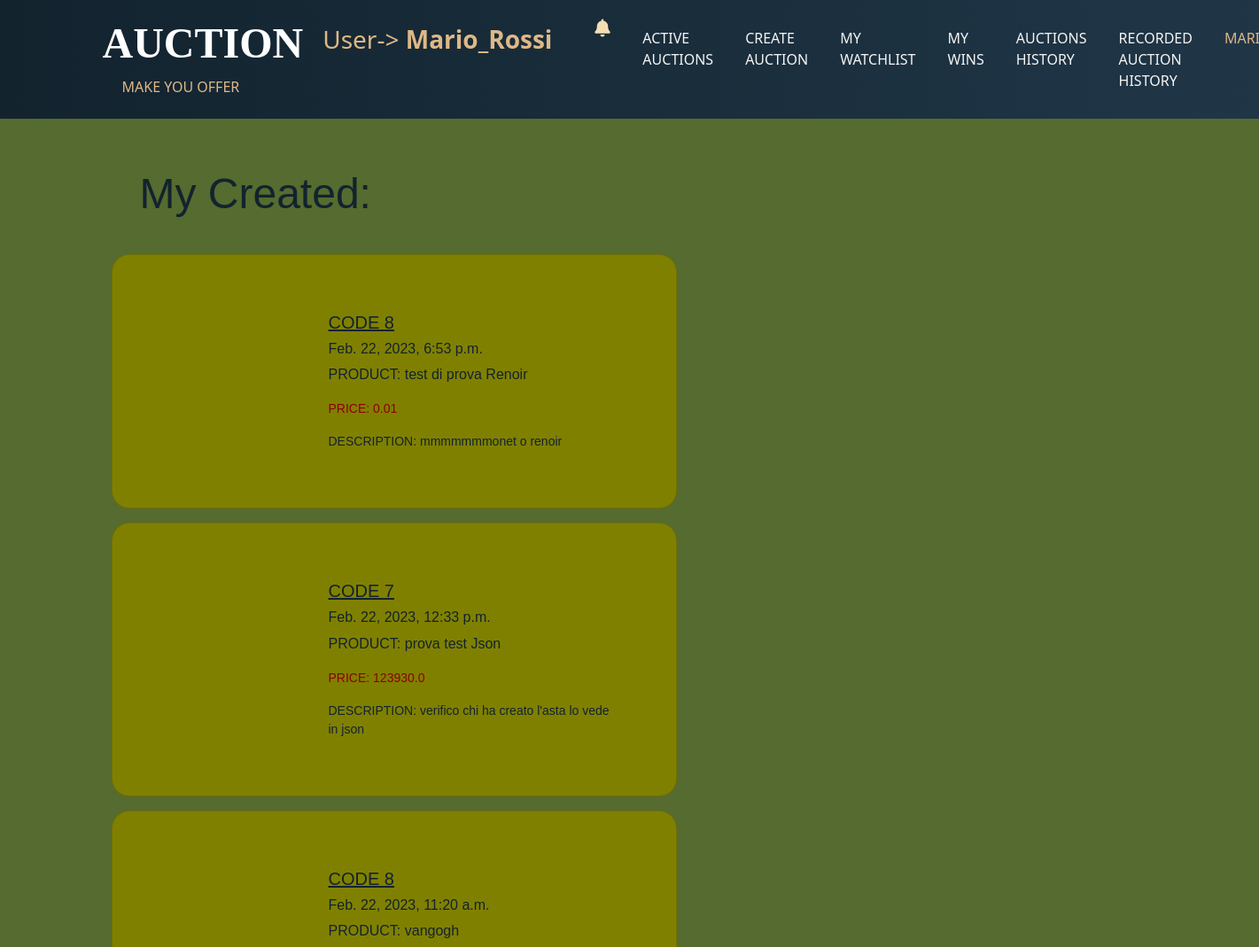
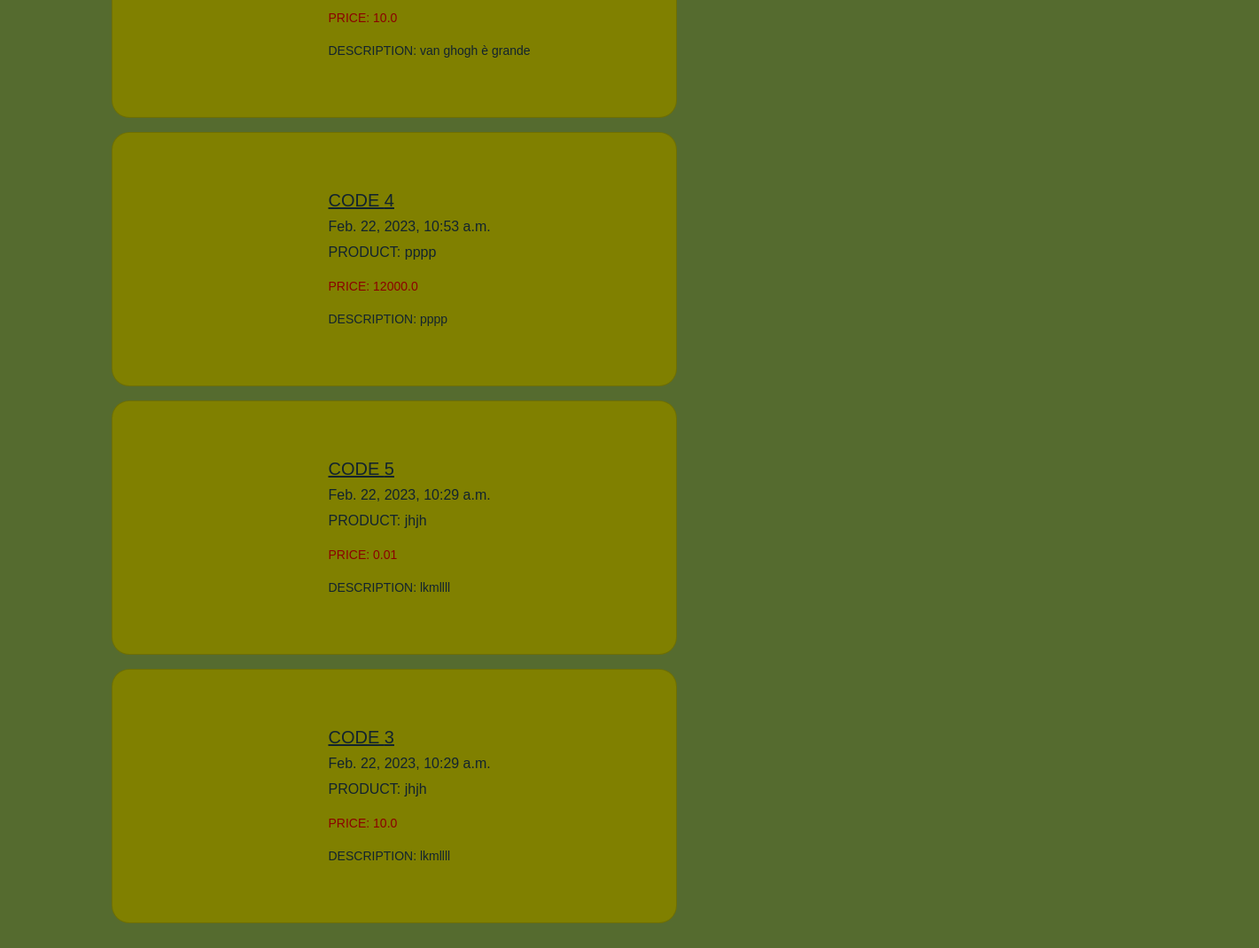
Page /accounts/mycreated/ (signed in) on the committed database (2 pictures, top to bottom).
### auction/models.py (models this page shows, shortened)
class AuctionListing(models.Model):
    auction_number = models.IntegerField(default=0)
    profile = models.ForeignKey(Profile, on_delete=models.CASCADE, related_name="profile")
    product = models.CharField(max_length=50)
    start = models.DateTimeField(blank=True)
    end = models.DateTimeField(blank=True)
    description = models.TextField(max_length=70)
    starting_bid = models.FloatField(default=0.01)
    current_price = models.FloatField()
    current_winner = models.ForeignKey(User, on_delete=models.CASCADE, related_name="current_winner", blank=True, null=True)
    date = models.DateTimeField(default=timezone.now, blank=True)
    hash = models.CharField(max_length=64, default=None, null=True)
    txId = models.CharField(max_length=66, default=None, null=True)
    json_auction = models.TextField(default=None, null=True, max_length=5000)
    active = models.BooleanField(default=True)
    saved_on_redis = models.BooleanField(default=False)
    manualClose = models.BooleanField(default=False)
    photo = models.ImageField(upload_to="pics/%y/%m/%d/")
    slug = models.SlugField(max_length=200, db_index=True)

### accounts/views.py (the view)
# urls.py: path('mycreated/', createdAuction, name='createdAuction'),
def createdAuction(request):
    user = get_user_or404(request)
    print(user, 'USER')
    profile = Profile.objects.get(user=request.user)
    print(profile, 'PROFILE')
    mycreated = AuctionListing.objects.filter(profile=request.user.pk).order_by('-start')
    print(mycreated ,'OBJECTS')
    context = {"user": user, "profile": profile, "mycreated": mycreated}
    return render(request, 'accounts/mycreated.html', context)

### accounts/models.py (called while the page is built)
    def __str__(self):
        return "profile for user {}".format(self.user.username)

### accounts/views.py (called while the page is built)
def get_user_or404(request):
    try:
        return User.objects.get(pk=request.user.pk)
    except User.DoesNotExist:
        raise Http404("User does not exist")

### accounts/templates/accounts/mycreated.html (shortened to what this page needs)
{% extends "base.html" %}
{% load crispy_forms_tags %}
{% block content %}
<body class="my_created" style="background-color:darkolivegreen;box-sizing: content-box;margin:0;padding:0">
    <h2 style="color:#12232E;font-family: 'Apple Braille',sans-serif;font-size:3rem;padding:2rem">My Created:</h2>
    {% for listing in mycreated %}
<div class="card mb-3" style="max-width: 540px;padding:3rem; border-radius:20Px 20px 20px 20px; background-color: olive">
  <div class="row g-0">
       <div class="col-md-4">
       </div>
    <div class="col-md-8">
      <div class="card-body">
        <h5 class="card-title"> <a href="{% url 'listing_view' listing.id %}" style="color:#12232E;font-family: 'Apple Braille',sans-serif">CODE {{listing.auction_number}}</a></h5><h6 style="color:#12232E;font-family: 'Apple Braille',sans-serif">{{listing.start}}</h6>
        <p class="card-text" style="color:#12232E;font-family: 'Apple Braille',sans-serif">PRODUCT: {{listing.product}}</p>
        <p class="card-text" style="color:darkred;font-family: 'Apple Braille',sans-serif"><small>PRICE: {{listing.current_price}}</small></p>
          <p class="card-text" style="color:#12232E;font-family: 'Apple Braille',sans-serif"><small>DESCRIPTION: {{listing.description}}</small></p>
      </div>
    </div>
  </div>
</div>
     {% empty %}
        <p style="color:#12232E;">You have no created Auction.</p>
    {% endfor %}
</body>
{% endblock content %}

### templates/base.html (shortened to what this page needs)
{% load static %}
{% load notifications_tags %}
<html lang="en">
  <head>
    <link href="https://cdn.jsdelivr.net/npm/bootstrap@5.1.3/dist/css/bootstrap.min.css"
          rel="stylesheet"
>
    <link rel="stylesheet" href="{% static 'css/auctionbase.css' %}"/>
  </head>
  <body>
  <nav class="navabarAuction navbar navbar-expand-lg navbar-light bg-info">
    <div class="container class">
  <div class="container-fluid">
    <a class="navbar-brand" href="#"><h1 STYLE="text-indent:-2rem;font-size:3rem"><strong>AUCTION </strong></h1></a><p style="color:burlywood">MAKE YOU OFFER</p><p class="text-right"></p>
  </div>
    <div class="collapse navbar-collapse" id="navbarSupportedContent">
      <ul class="navbar-nav me-auto mb-2 mb-lg-0">
        {% if request.user.is_authenticated %}
        <a class="navbar-brand" href="#"style="color:burlywood"><h3>  User-> <strong>{{ user.username }}</strong></h3></a><p class="text-right"></p>
          {% notifications_unread as unread_count %}
            <li class="nav-item">
                    <ul>
            <li class="nav-item fas fa-bell fa-lg" style="color: wheat;padding-top: 0.5rem">
             <a class="nav-link"  href="{% url 'message_notification' %}" style="color:red"> {% live_notify_badge %}</a>
           </li>
                    </ul>
        <li class="nav-item">
            <a class="nav-link" href="{% url 'index' %}" style="color: whitesmoke"> Active Auctions</a>
        </li>
        <li class="nav-item">
          <a class="nav-link active" aria-current="page" href="{% url 'create_listing' %}"style="color: whitesmoke">Create Auction</a>
        </li>
        <li class="nav-item">
          <a class="nav-link active" aria-current="page" href="{% url 'user_profile' user.username %}" style="color: whitesmoke">My Watchlist</a>
        </li>
        <li class="nav-item">
          <a class="nav-link active" aria-current="page" href="{% url 'my_wins' %}"style="color: whitesmoke">My Wins</a>
        </li>
         <li class="nav-item">
          <a class="nav-link active" aria-current="page" href="{% url 'history' %}"style="color: whitesmoke">Auctions History</a>
        </li>
         <li class="nav-item">
          <a class="nav-link active" aria-current="page" href="{% url 'operation' %}"style="color: whitesmoke">Recorded Auction History</a>
        </li>
        <li class="nav-item dropdown">
            <a class="nav-link active dropdown-toggle" href="#" id="navbarDropdown" role="button" data-bs-toggle="dropdown" aria-haspopup="true" aria-expanded="false " style="color:burlywood">
              {{ request.user.username }}
            </a>
        </li>
          {% endif %}
      </ul>
    </div>
    </div>
</nav>
    <br/>
    <div class="container">
        {% block content %}
        {% endblock content %}
    </div>
  <br>
  <br>
  <br>
  <br>
  </body>
</html>

### static/css/auctionbase.css (style rules this page uses)
* { padding: 0; margin: 0; box-sizing: content-box; }
.navbar { background: linear-gradient(to right, #12232E, #203647)!important; }
body { margin: 0; font-family: var(--bs-body-font-family); font-size: var(--bs-body-font-size); font-weight: var(--bs-body-font-weight); line-height: var(--bs-body-line-height); color: #357cc3; text-align: var(--bs-body-text-align); background-color: var(--bs-body-bg); -webkit-text-size-adjust: 100%; -webkit-tap-highlight-color: whitesmoke; }
.card-title { color:#12232E; font-family: "Apple Braille", sans-serif; }
.card-text { color:#12232E; font-family: "Apple Braille", sans-serif; }
.navbar-brand h1 { padding: 12px 10px 0px 10px; font-size: 2rem; color: white; font-family: 'Nothing You Could Do', cursive; }
.nav-link { margin-right: 10px; margin-left: 10px; text-transform: uppercase; }
h1 { color: #1f3444; }
h1 { font-weight: 700; }
.container { max-width: 1170px; margin: auto; }
ul { list-style: none; }
.pagination.pagination-rounded-flat .page-item .page-link, a { border: none; border-radius: 50px; }

### rows in the picture
AuctionListing: auction_number "8", start "Feb. 22, 2023, 6:53 p.m.", product "test di prova Renoir", current_price "0.01", description "mmmmmmmonet o renoir"
AuctionListing: auction_number "7", start "Feb. 22, 2023, 12:33 p.m.", product "prova test Json", current_price "123930.0", description "verifico chi ha creato l'asta lo vede in json"
AuctionListing: auction_number "8", start "Feb. 22, 2023, 11:20 a.m.", product "vangogh", current_price "10.0", description "van ghogh è grande"
AuctionListing: auction_number "4", start "Feb. 22, 2023, 10:53 a.m.", product "pppp", current_price "12000.0", description "pppp"
AuctionListing: auction_number "5", start "Feb. 22, 2023, 10:29 a.m.", product "jhjh", current_price "0.01", description "lkmllll"
AuctionListing: auction_number "3", start "Feb. 22, 2023, 10:29 a.m.", product "jhjh", current_price "10.0", description "lkmllll"

### other values in the picture
{{ user.username }} "Mario_Rossi"
